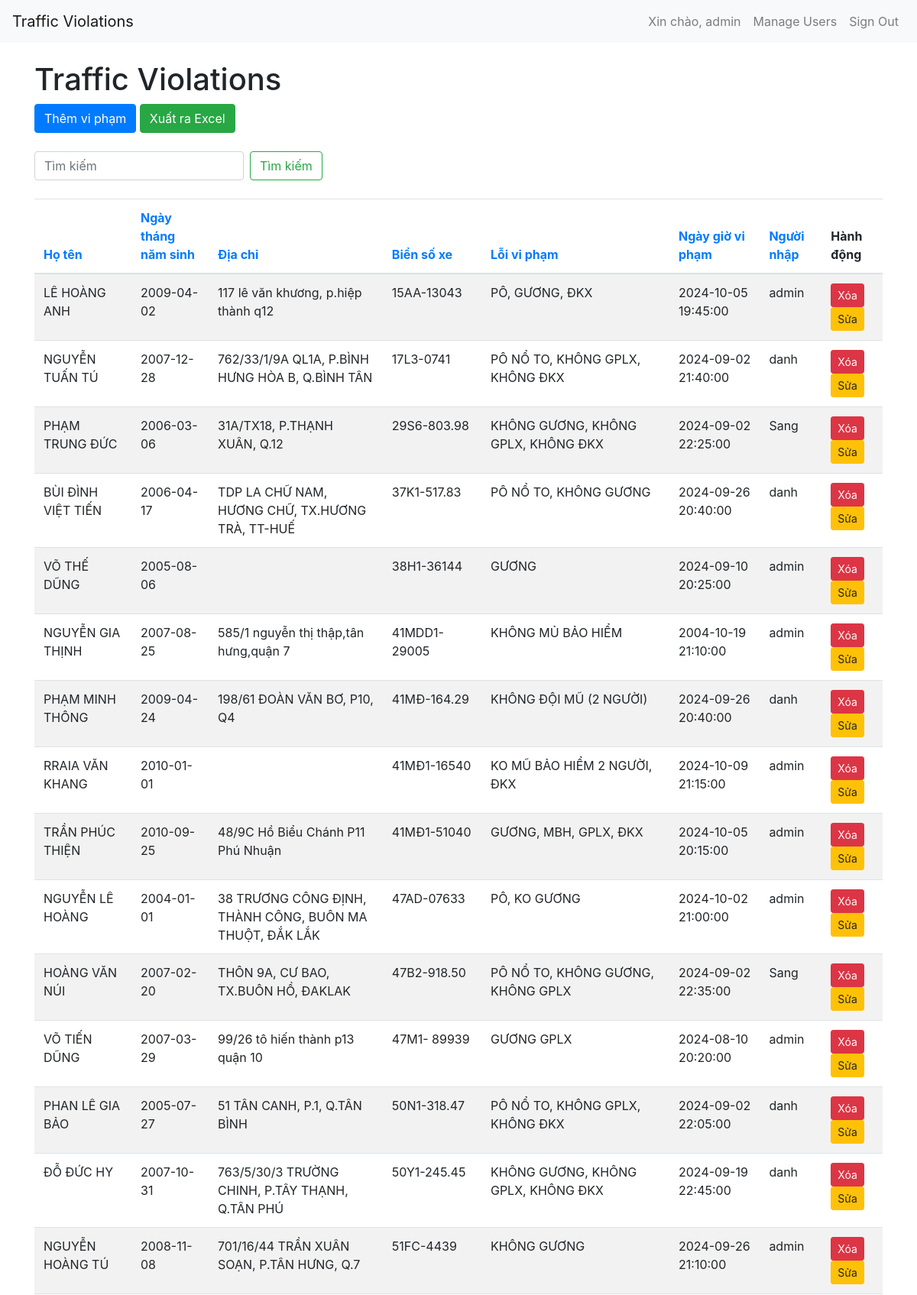
Screenshot of /?sort_by=license_plate&sort_order=asc (signed in, upper part) with the database file from the repository.
### app.py (models this page shows, shortened)
class User(UserMixin, db.Model):
    id = db.Column(db.Integer, primary_key=True)
    username = db.Column(db.String(150), unique=True, nullable=False)
    password = db.Column(db.String(150), nullable=False)

class Violation(db.Model):
    id = db.Column(db.Integer, primary_key=True)
    name = db.Column(db.String(100), nullable=False)
    birth_date = db.Column(db.Date, nullable=False)
    address = db.Column(db.String(200), nullable=False)
    license_plate = db.Column(db.String(20), nullable=False)
    violation = db.Column(db.String(200), nullable=False)
    violation_date = db.Column(db.DateTime, nullable=False)
    added_by = db.Column(db.String(150), nullable=False)
    is_deleted = db.Column(db.Boolean, default=False)

### app.py (the view)
@app.route('/')
@login_required
def index():
    search = request.args.get('search')
    page = request.args.get(get_page_parameter(), type=int, default=1)
    per_page = 50
    sort_by = request.args.get('sort_by', 'violation_date')
    sort_order = request.args.get('sort_order', 'desc')
    if search:
        search = unidecode(search).lower()
        violations_query = Violation.query.filter_by(is_deleted=False).all()
        violations = [v for v in violations_query if search in unidecode(v.name).lower() or search in unidecode(v.license_plate).lower()]
    else:
        if sort_order == 'asc':
            violations = Violation.query.filter_by(is_deleted=False).order_by(getattr(Violation, sort_by).asc()).all()
        else:
            violations = Violation.query.filter_by(is_deleted=False).order_by(getattr(Violation, sort_by).desc()).all()
    total = len(violations)
    start = (page - 1) * per_page
    end = start + per_page
    violations_paginated = violations[start:end]
    pagination = Pagination(page=page, total=total, per_page=per_page, css_framework='bootstrap4')
    return render_template('index.html', violations=violations_paginated, pagination=pagination, search=search, sort_by=sort_by, sort_order=sort_order)

### app.py (called while the page is built)
@login_manager.user_loader
def load_user(user_id):
    return User.query.get(int(user_id))

### templates/index.html (shortened to what this page needs)
<!DOCTYPE html>
<html>
<head>
    <link rel="stylesheet" href="https://stackpath.bootstrapcdn.com/bootstrap/4.5.2/css/bootstrap.min.css">
</head>
<body>
    <nav class="navbar navbar-expand-lg navbar-light bg-light">
        <a class="navbar-brand" href="#">Traffic Violations</a>
        <div class="collapse navbar-collapse" id="navbarNav">
            <ul class="navbar-nav ml-auto">
                <li class="nav-item">
                    <span class="nav-link">Xin chào, {{ current_user.username }}</span>
                </li>
                <li class="nav-item">
                    <a class="nav-link" href="/users">Manage Users</a>
                </li>
                <li class="nav-item">
                    <a class="nav-link" href="/logout">Sign Out</a>
                </li>
            </ul>
        </div>
    </nav>
    <div class="container">
        <h1 class="mt-4">Traffic Violations</h1>
        <a href="/add" class="btn btn-primary mb-4">Thêm vi phạm</a>
        <a href="/export_excel" class="btn btn-success mb-4">Xuất ra Excel</a>
        <form class="form-inline mb-4" method="GET" action="/">
            <input class="form-control mr-sm-2" type="search" name="search" placeholder="Tìm kiếm" aria-label="Search">
            <button class="btn btn-outline-success my-2 my-sm-0" type="submit">Tìm kiếm</button>
        </form>
        <table class="table table-striped table-responsive">
            <thead>
                <tr>
                    <th><a href="{{ url_for('index', sort_by='name', sort_order='asc' if sort_order == 'desc' else 'desc') }}">Họ tên</a></th>
                    <th><a href="{{ url_for('index', sort_by='birth_date', sort_order='asc' if sort_order == 'desc' else 'desc') }}">Ngày tháng năm sinh</a></th>
                    <th><a href="{{ url_for('index', sort_by='address', sort_order='asc' if sort_order == 'desc' else 'desc') }}">Địa chỉ</a></th>
                    <th><a href="{{ url_for('index', sort_by='license_plate', sort_order='asc' if sort_order == 'desc' else 'desc') }}">Biển số xe</a></th>
                    <th><a href="{{ url_for('index', sort_by='violation', sort_order='asc' if sort_order == 'desc' else 'desc') }}">Lỗi vi phạm</a></th>
                    <th><a href="{{ url_for('index', sort_by='violation_date', sort_order='asc' if sort_order == 'desc' else 'desc') }}">Ngày giờ vi phạm</a></th>
                    <th><a href="{{ url_for('index', sort_by='added_by', sort_order='asc' if sort_order == 'desc' else 'desc') }}">Người nhập</a></th>
                    <th>Hành động</th>
                </tr>
            </thead>
            <tbody>
                {% for violation in violations %}
                    <tr>
                        <td>{{ violation.name }}</td>
                        <td>{{ violation.birth_date }}</td>
                        <td>{{ violation.address }}</td>
                        <td>{{ violation.license_plate }}</td>
                        <td>{{ violation.violation }}</td>
                        <td>{{ violation.violation_date }}</td>
                        <td>{{ violation.added_by }}</td>
                        <td>
                            <form action="/delete/{{ violation.id }}" method="post" style="display:inline;" onsubmit="return confirmDelete();">
                                <button type="submit" class="btn btn-danger btn-sm">Xóa</button>
                            </form>
                            <a href="/edit/{{ violation.id }}" class="btn btn-warning btn-sm">Sửa</a>
                        </td>
                    </tr>
                {% endfor %}
            </tbody>
        </table>
    </div>
</body>
</html>

### rows the page displays
User: username "admin"
Violation: name "LÊ HOÀNG ANH", birth_date "2009-04-02", address "117 lê văn khương, p.hiệp thành q12", license_plate "15AA-13043", violation "PÔ, GƯƠNG, ĐKX", violation_date "2024-10-05 19:45:00", added_by "admin"
Violation: name "NGUYỄN TUẤN TÚ", birth_date "2007-12-28", address "762/33/1/9A QL1A, P.BÌNH HƯNG HÒA B, Q.BÌNH TÂN", license_plate "17L3-0741", violation "PÔ NỔ TO, KHÔNG GPLX, KHÔNG ĐKX", violation_date "2024-09-02 21:40:00", added_by "danh"
Violation: name "PHẠM TRUNG ĐỨC", birth_date "2006-03-06", address "31A/TX18, P.THẠNH XUÂN, Q.12", license_plate "29S6-803.98", violation "KHÔNG GƯƠNG, KHÔNG GPLX, KHÔNG ĐKX", violation_date "2024-09-02 22:25:00", added_by "Sang"
Violation: name "BÙI ĐÌNH VIỆT TIẾN", birth_date "2006-04-17", address "TDP LA CHỮ NAM, HƯƠNG CHỮ, TX.HƯƠNG TRÀ, TT-HUẾ", license_plate "37K1-517.83", violation "PÔ NỔ TO, KHÔNG GƯƠNG", violation_date "2024-09-26 20:40:00", added_by "danh"
Violation: name "VÕ THẾ DŨNG", birth_date "2005-08-06", license_plate "38H1-36144", violation "GƯƠNG", violation_date "2024-09-10 20:25:00", added_by "admin"
Violation: name "NGUYỄN GIA THỊNH", birth_date "2007-08-25", address "585/1 nguyễn thị thập,tân hưng,quận 7", license_plate "41MDD1-29005", violation "KHÔNG MỦ BẢO HIỂM", violation_date "2004-10-19 21:10:00", added_by "admin"
Violation: name "PHẠM MINH THÔNG", birth_date "2009-04-24", address "198/61 ĐOÀN VĂN BƠ, P10, Q4", license_plate "41MĐ-164.29", violation "KHÔNG ĐỘI MŨ (2 NGƯỜI)", violation_date "2024-09-26 20:40:00", added_by "danh"
Violation: name "RRAIA VĂN KHANG", birth_date "2010-01-01", license_plate "41MĐ1-16540", violation "KO MŨ BẢO HIỂM 2 NGƯỜI, ĐKX", violation_date "2024-10-09 21:15:00", added_by "admin"
Violation: name "TRẦN PHÚC THIỆN", birth_date "2010-09-25", address "48/9C Hồ Biểu Chánh P11 Phú Nhuận", license_plate "41MĐ1-51040", violation "GƯƠNG, MBH, GPLX, ĐKX", violation_date "2024-10-05 20:15:00", added_by "admin"
Violation: name "NGUYỄN LÊ HOÀNG", birth_date "2004-01-01", address "38 TRƯƠNG CÔNG ĐỊNH, THÀNH CÔNG, BUÔN MA THUỘT, ĐẮK LẮK", license_plate "47AD-07633", violation "PÔ, KO GƯƠNG", violation_date "2024-10-02 21:00:00", added_by "admin"
Violation: name "HOÀNG VĂN NÚI", birth_date "2007-02-20", address "THÔN 9A, CƯ BAO, TX.BUÔN HỒ, ĐAKLAK", license_plate "47B2-918.50", violation "PÔ NỔ TO, KHÔNG GƯƠNG, KHÔNG GPLX", violation_date "2024-09-02 22:35:00", added_by "Sang"
Violation: name "VÕ TIẾN DŨNG", birth_date "2007-03-29", address "99/26 tô hiến thành p13 quận 10", license_plate "47M1- 89939", violation "GƯƠNG GPLX", violation_date "2024-08-10 20:20:00", added_by "admin"
Violation: name "PHAN LÊ GIA BẢO", birth_date "2005-07-27", address "51 TÂN CANH, P.1, Q.TÂN BÌNH", license_plate "50N1-318.47", violation "PÔ NỔ TO, KHÔNG GPLX, KHÔNG ĐKX", violation_date "2024-09-02 22:05:00", added_by "danh"
Violation: name "ĐỖ ĐỨC HY", birth_date "2007-10-31", address "763/5/30/3 TRƯỜNG CHINH, P.TÂY THẠNH, Q.TÂN PHÚ", license_plate "50Y1-245.45", violation "KHÔNG GƯƠNG, KHÔNG GPLX, KHÔNG ĐKX", violation_date "2024-09-19 22:45:00", added_by "danh"
Violation: name "NGUYỄN HOÀNG TÚ", birth_date "2008-11-08", address "701/16/44 TRẦN XUÂN SOẠN, P.TÂN HƯNG, Q.7", license_plate "51FC-4439", violation "KHÔNG GƯƠNG", violation_date "2024-09-26 21:10:00", added_by "admin"
